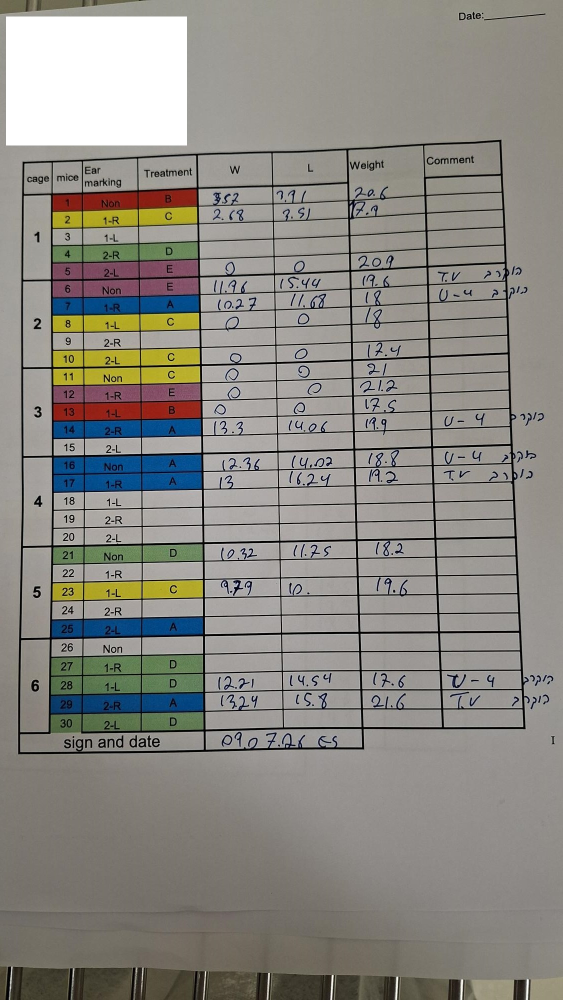
#> input picture Project mouse monitor OCR/sample_test/for_project_exam/20260709_154334.jpg, 1126 x 2000 px (shown at 1/2 size)
$ python -i image_loader.py   (imports and definitions only)
#> lines starting #> are read from the running program, lines starting #| are printed output that depends on the picture; after the words box and inside, x2 and y2 are one past the last pixel; in counts of white or black regions, pixels touching at a corner belong together
"""Save Streamlit uploads and prepare images for later OCR stages."""

from dataclasses import dataclass
import hashlib
from io import BytesIO
from pathlib import Path
import re
from typing import Any
import unicodedata

import cv2
import numpy as np
from PIL import Image, ImageOps, UnidentifiedImageError

from .config import PROJECT_ROOT


# [1 line that did not run here, left out]
SUPPORTED_EXTENSIONS = {".jpg", ".jpeg", ".png", ".tif", ".tiff"}
MAX_UPLOAD_BYTES = 25 * 1024 * 1024
MAX_IMAGE_PIXELS = 40_000_000
GROUP_PANEL_REDACTION_RIGHT_RATIO = 0.34
GROUP_PANEL_REDACTION_BOTTOM_RATIO = 0.30
MAX_GROUP_PANEL_BOTTOM_RATIO = 0.22


@dataclass(frozen=True)
class ImageMetadata:
    """Describe a saved and decoded source image."""

    source_name: str
    safe_filename: str
    saved_path: Path
    width: int
    height: int
    channels: int
    dtype: str
    file_size_bytes: int
    sha256: str


@dataclass(frozen=True)
class PreprocessedImage:
    """Hold the consistent source image and each basic preprocessing stage."""

    metadata: ImageMetadata
    original_bgr: np.ndarray
    grayscale: np.ndarray
    contrast_enhanced: np.ndarray
    thresholded: np.ndarray
    deskewed: np.ndarray
    perspective_corrected: np.ndarray


# [9 lines that did not run here, left out]


# [64 lines that did not run here, left out]


def load_image(path: Path | str) -> np.ndarray:
    """Decode an image with OpenCV and normalize it to uint8 three-channel BGR."""
    image_path = Path(path)
    if not image_path.is_file():
        raise FileNotFoundError(f"Image not found: {image_path.resolve()}")
    return _decode_image_bytes(image_path.read_bytes(), str(image_path))


def _decode_image_bytes(content: bytes, source_name: str) -> np.ndarray:
    """Decode image bytes with EXIF-aware orientation handling."""
    try:
        with Image.open(BytesIO(content)) as pil_image:
            oriented = ImageOps.exif_transpose(pil_image)
            if oriented.width * oriented.height > MAX_IMAGE_PIXELS:
                raise ValueError(
                    f"Decoded image exceeds the {MAX_IMAGE_PIXELS:,}-pixel safety limit: {source_name}"
                )
            rgb = oriented.convert("RGB")
            image = cv2.cvtColor(np.array(rgb), cv2.COLOR_RGB2BGR)
            return np.ascontiguousarray(image)
    except (UnidentifiedImageError, OSError) as exc:
        raise ValueError(f"OpenCV could not decode image: {source_name}") from exc


def _encode_image_bytes(image_bgr: np.ndarray, extension: str, source_name: str) -> bytes:
    """Encode a normalized BGR image for local redacted storage."""
    encoded_extension = ".jpg" if extension == ".jpeg" else extension
    success, encoded = cv2.imencode(encoded_extension, image_bgr)
    if not success:
        raise OSError(f"OpenCV could not encode image: {source_name}")
    return encoded.tobytes()


def _redact_group_panel(image_bgr: np.ndarray) -> np.ndarray:
    """Mask the upper-left group-name panel before any local file is persisted."""
    redacted = image_bgr.copy()
    height, width = redacted.shape[:2]
    search_window = redacted[
        : max(1, round(height * GROUP_PANEL_REDACTION_BOTTOM_RATIO)),
        : max(1, round(width * GROUP_PANEL_REDACTION_RIGHT_RATIO)),
    ]
    x2 = _leading_activity_extent(_activity_flags(search_window, axis=1))
    y2 = _leading_activity_extent(_activity_flags(search_window, axis=0))
    if x2 is None or y2 is None:
        return redacted
    cap_y = _group_panel_bottom_cap(redacted)
    if cap_y is not None:
        y2 = min(y2, cap_y)
    else:
        y2 = min(y2, max(1, round(height * MAX_GROUP_PANEL_BOTTOM_RATIO)))
    redacted[:y2, :x2] = 255
    return redacted


def _activity_flags(window_bgr: np.ndarray, *, axis: int) -> np.ndarray:
    """Detect dark content density across rows or columns in the top-left legend window."""
    gray = cv2.cvtColor(window_bgr, cv2.COLOR_BGR2GRAY)
    mask = gray < 235
    if axis == 0:
        minimum = max(2, round(window_bgr.shape[1] * 0.04))
        return np.count_nonzero(mask, axis=1) >= minimum
    if axis == 1:
        minimum = max(2, round(window_bgr.shape[0] * 0.04))
        return np.count_nonzero(mask, axis=0) >= minimum
    raise ValueError("axis must be 0 (rows) or 1 (columns).")


def _leading_activity_extent(flags: np.ndarray) -> int | None:
    """Keep only the first occupied block so redaction stops before the main table."""
    started = False
    last_active = -1
    gap = 0
    max_gap = max(3, len(flags) // 35)
    for index, active in enumerate(flags):
        if bool(active):
            started = True
            last_active = index
            gap = 0
            continue
        if not started:
            continue
        gap += 1
        if gap > max_gap:
            break
    if not started or last_active < 0:
        return None
    return last_active + 1


def _first_table_header_line_y(image_bgr: np.ndarray) -> int | None:
    """Detect the first long horizontal table line so redaction stops above the grid."""
    gray = cv2.cvtColor(image_bgr, cv2.COLOR_BGR2GRAY)
    binary = cv2.adaptiveThreshold(
        gray,
        255,
        cv2.ADAPTIVE_THRESH_GAUSSIAN_C,
        cv2.THRESH_BINARY_INV,
        31,
        15,
    )
    height, width = binary.shape
    search_top = max(1, round(height * 0.08))
    search_bottom = max(search_top + 1, round(height * 0.45))
    roi = binary[search_top:search_bottom, :]
    if roi.size == 0:
        return None
    horizontal = cv2.morphologyEx(
        roi,
        cv2.MORPH_OPEN,
        cv2.getStructuringElement(cv2.MORPH_RECT, (max(25, width // 5), 1)),
    )
    counts = np.count_nonzero(horizontal, axis=1)
    threshold = max(20, round(width * 0.30))
    indices = np.flatnonzero(counts >= threshold)
    if indices.size == 0:
        return None
    groups = np.split(indices, np.where(np.diff(indices) > 2)[0] + 1)
    first_group = groups[0]
    return search_top + int(round(float(first_group[0] + first_group[-1]) / 2.0))


def _group_panel_bottom_cap(image_bgr: np.ndarray) -> int | None:
    """Return a safe bottom edge for redaction based on detected table start."""
    height = image_bgr.shape[0]
    table_top = _table_bbox_top(image_bgr)
    if table_top is not None:
        return max(1, table_top - max(8, height // 80))
    header_line = _first_table_header_line_y(image_bgr)
    if header_line is not None:
        return max(1, header_line - max(8, height // 80))
    return None


def _table_bbox_top(image_bgr: np.ndarray) -> int | None:
    """Reuse table detection when a strong grid is visible in the phone photo."""
    try:
        from .table_detection import detect_table_bbox
    except Exception:
        return None
    try:
        table_bbox, method = detect_table_bbox(image_bgr)
    except Exception:
        return None
    if method != "detected_grid":
        return None
    return int(table_bbox.y)


def to_grayscale(image_bgr: np.ndarray) -> np.ndarray:
    """Convert a consistent BGR source image to an eight-bit grayscale image."""
    if image_bgr.ndim != 3 or image_bgr.shape[2] != 3:
        raise ValueError("to_grayscale expects a three-channel BGR image.")
    return cv2.cvtColor(image_bgr, cv2.COLOR_BGR2GRAY)


def enhance_contrast(grayscale: np.ndarray) -> np.ndarray:
    """Improve local contrast with CLAHE while limiting noise amplification."""
    if grayscale.ndim != 2:
        raise ValueError("enhance_contrast expects a grayscale image.")
    clahe = cv2.createCLAHE(clipLimit=2.0, tileGridSize=(8, 8))
    return clahe.apply(_to_uint8(grayscale))


def apply_threshold(grayscale: np.ndarray) -> np.ndarray:
    """Create a binary image using automatic Otsu threshold selection."""
    if grayscale.ndim != 2:
        raise ValueError("apply_threshold expects a grayscale image.")
    _, thresholded = cv2.threshold(
        _to_uint8(grayscale), 0, 255, cv2.THRESH_BINARY + cv2.THRESH_OTSU
    )
    return thresholded


def deskew(image: np.ndarray, *, skew_angle: float | None = None) -> np.ndarray:
    """Rotate a thresholded page gently back toward horizontal grid/text lines."""
    if image.ndim != 2:
        raise ValueError("deskew expects a grayscale or binary image.")
    source = _to_uint8(image)
    angle = estimate_skew_angle(source) if skew_angle is None else float(skew_angle)
    if abs(angle) < 0.3:
        return source.copy()
    rotated = _rotate_image(source, angle)
    _, thresholded = cv2.threshold(rotated, 127, 255, cv2.THRESH_BINARY)
    return thresholded


def correct_perspective(image: np.ndarray) -> np.ndarray:
    """Straighten a phone photo when a large page/table quadrilateral is visible."""
    if not isinstance(image, np.ndarray) or image.size == 0:
        raise ValueError("correct_perspective expects a non-empty image.")

    source = _to_uint8(image)
    if source.ndim == 2:
        gray = source
    elif source.ndim == 3 and source.shape[2] == 3:
        gray = cv2.cvtColor(source, cv2.COLOR_BGR2GRAY)
    else:
        raise ValueError("correct_perspective expects grayscale or BGR image.")

    contour = _find_document_contour(gray)
    if contour is None:
        return source.copy()

    ordered = _order_corner_points(contour.reshape(4, 2).astype("float32"))
    top_left, top_right, bottom_right, bottom_left = ordered
    target_width = int(
        max(
            np.linalg.norm(bottom_right - bottom_left),
            np.linalg.norm(top_right - top_left),
        )
    )
    target_height = int(
        max(
            np.linalg.norm(top_right - bottom_right),
            np.linalg.norm(top_left - bottom_left),
        )
    )
    if target_width < 20 or target_height < 20:
        return source.copy()

    destination = np.array(
        [
            [0, 0],
            [target_width - 1, 0],
            [target_width - 1, target_height - 1],
            [0, target_height - 1],
        ],
        dtype="float32",
    )
    matrix = cv2.getPerspectiveTransform(ordered, destination)
    return cv2.warpPerspective(source, matrix, (target_width, target_height))


# [69 lines left out: functions estimate_skew_angle, find_images, _uploaded_bytes, _safe_filename, not called in this run]


def _to_uint8(image: np.ndarray) -> np.ndarray:
    """Normalize decoded integer or floating image data to OpenCV-friendly uint8."""
    if image.dtype == np.uint8:
        return np.ascontiguousarray(image)
    normalized = cv2.normalize(image, None, 0, 255, cv2.NORM_MINMAX)
    return np.ascontiguousarray(normalized.astype(np.uint8))


# [18 lines left out: function _rotate_image, not called in this run]


def _find_document_contour(grayscale: np.ndarray) -> np.ndarray | None:
    """Find the largest convex four-corner contour suitable for perspective warp."""
    blurred = cv2.GaussianBlur(grayscale, (5, 5), 0)
    edges = cv2.Canny(blurred, 50, 150)
    edges = cv2.morphologyEx(
        edges,
        cv2.MORPH_CLOSE,
        cv2.getStructuringElement(cv2.MORPH_RECT, (5, 5)),
        iterations=2,
    )
    contours, _ = cv2.findContours(edges, cv2.RETR_EXTERNAL, cv2.CHAIN_APPROX_SIMPLE)
    image_area = grayscale.shape[0] * grayscale.shape[1]
    for contour in sorted(contours, key=cv2.contourArea, reverse=True):
        area = cv2.contourArea(contour)
        if area < image_area * 0.20:
            continue
        perimeter = cv2.arcLength(contour, True)
        corners = cv2.approxPolyDP(contour, 0.02 * perimeter, True)
        if len(corners) == 4 and cv2.isContourConvex(corners):
            return corners
    return None


def _order_corner_points(points: np.ndarray) -> np.ndarray:
    """Return corner points ordered as top-left, top-right, bottom-right, bottom-left."""
    ordered = np.zeros((4, 2), dtype="float32")
    sums = points.sum(axis=1)
    differences = np.diff(points, axis=1).reshape(4)
    ordered[0] = points[np.argmin(sums)]
    ordered[2] = points[np.argmax(sums)]
    ordered[1] = points[np.argmin(differences)]
    ordered[3] = points[np.argmax(differences)]
    return ordered

>>> import cv2
>>> picture = cv2.imread('../sample_test/for_project_exam/20260709_154334.jpg', cv2.IMREAD_GRAYSCALE)
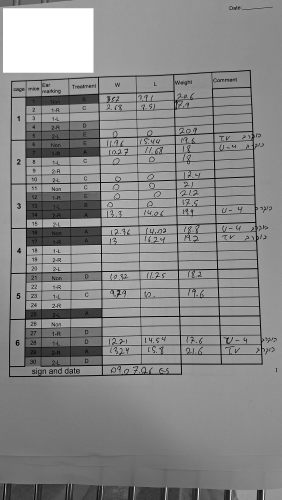
#> picture: shape (2000, 1126) (shown at 1/4 size); min 0, max 255, mean 137
>>> result = correct_perspective(picture)
#> in _find_document_contour, `edges = cv2.Canny(blurred, 50, 150)`:
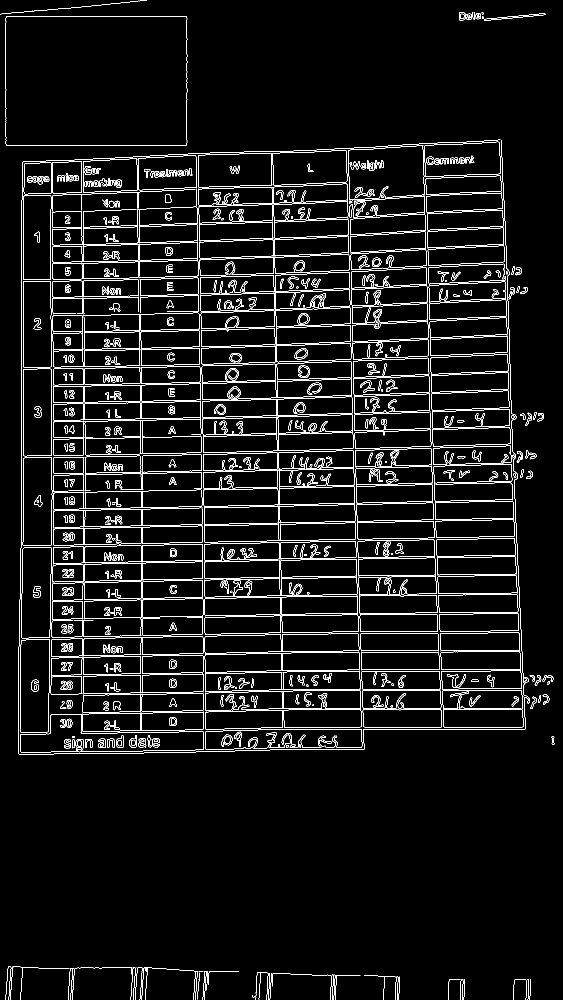
#> edges: shape (2000, 1126) (shown at 1/2 size); 5.1% white in thin lines or dots
#> in _find_document_contour, `edges = cv2.morphologyEx( edges, cv2.MORPH_CLOSE, cv2.getStructuringEl..`:
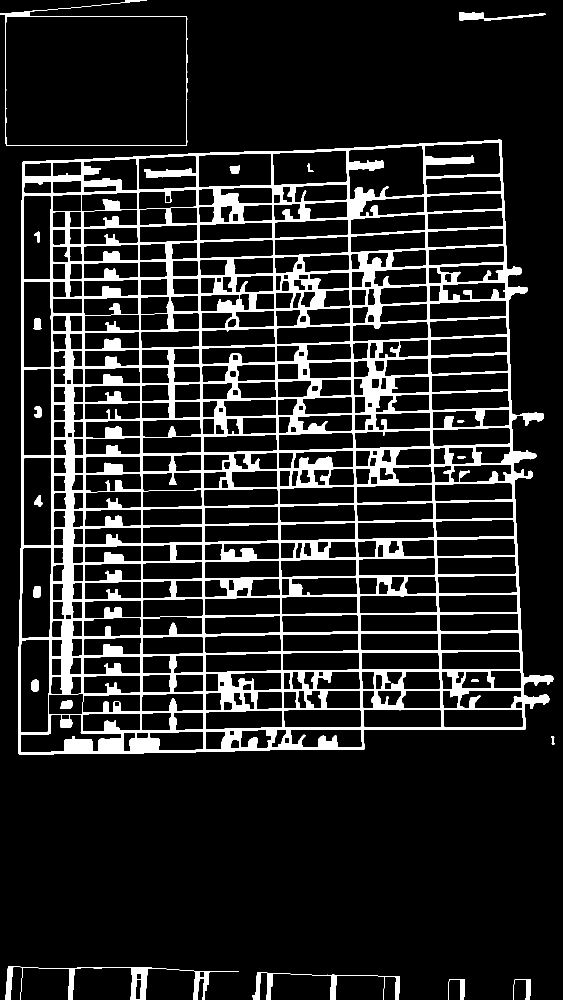
#> edges: shape (2000, 1126) (shown at 1/2 size); 12.8% white; 20 white regions
#> in _find_document_contour, `contours, _ = cv2.findContours(edges, cv2.RETR_EXTERNAL, cv2.CHAIN_APP..`: contours = 8 contours; box (x1, y1, x2, y2) and area: (36, 279, 1107, 1509) 1173375, (0, 0, 375, 292) 94088, (11, 1933, 477, 2000) 4090, (504, 1945, 800, 2000) 1696, (918, 24, 1091, 42) 954, (1026, 1958, 1062, 2000) 325, (896, 1958, 930, 2000) 314, (1102, 1472, 1110, 1489) 58
#> the loop in _find_document_contour, `for contour in sorted(contours, key=cv2.contourArea, reverse=True):` made 1 pass
#> (area, perimeter, corners) on pass 1: (1173375, 5187.9, [[1002, 280], [45, 324], [36, 1507], [1097, 1403]])
#> in correct_perspective, `contour = _find_document_contour(gray)`: contour = [[1002, 280], [45, 324], [36, 1507], [1097, 1403]]
#> in _order_corner_points, `sums = points.sum(axis=1)`: sums = [1282, 369, 1543, 2500]
#> in _order_corner_points, `differences = np.diff(points, axis=1).reshape(4)`: differences = [-722, 279, 1471, 306]
#> in correct_perspective, `ordered = _order_corner_points(contour.reshape(4, 2).astype("float32"))`: ordered = [[45, 324], [1002, 280], [1097, 1403], [36, 1507]]
#> in correct_perspective, `top_left, top_right, bottom_right, bottom_left = ordered`: top_left = [45, 324]; top_right = [1002, 280]; bottom_right = [1097, 1403]; bottom_left = [36, 1507]
#> in correct_perspective, `target_width = int( max( np.linalg.norm(bottom_right - bottom_left), n..`: target_width = 1066
#> in correct_perspective, `target_height = int( max( np.linalg.norm(top_right - bottom_right), np..`: target_height = 1183
#> in correct_perspective, `destination = np.array( [ [0, 0], [target_width - 1, 0], [target_width..`: destination = [[0, 0], [1065, 0], [1065, 1182], [0, 1182]]
#> in correct_perspective, `matrix = cv2.getPerspectiveTransform(ordered, destination)`: matrix = [[1.1, 0.00836, -52.14], [0.0527, 1.15, -373.8], [-4.08e-05, 9.85e-05, 1]]
#> in correct_perspective, `return cv2.warpPerspective(source, matrix, (target_width, target_heigh..`:
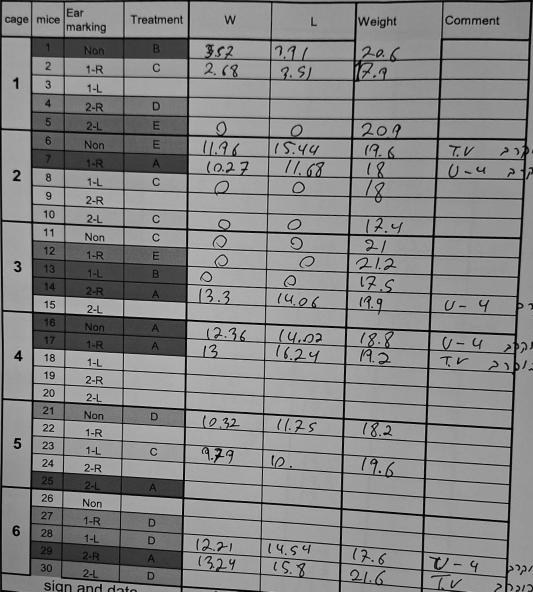
#> returned value: shape (1183, 1066) (shown at 1/2 size); min 0, max 230, mean 132.5

$ run again, on Project mouse monitor OCR/sample_test/for_project_exam/20260709_154347.jpg
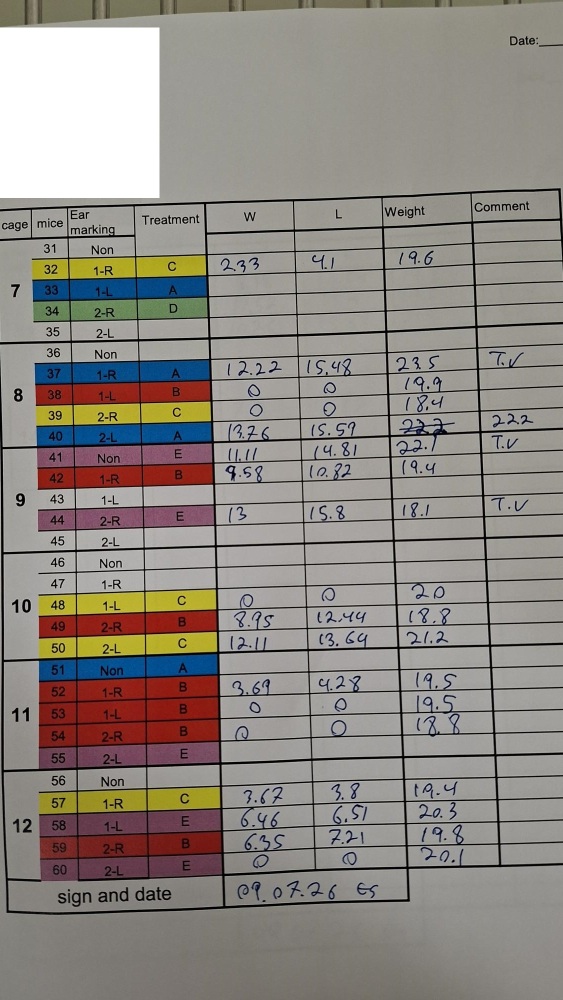
#> input picture Project mouse monitor OCR/sample_test/for_project_exam/20260709_154347.jpg, 1126 x 2000 px (shown at 1/2 size)
#> in _find_document_contour, `edges = cv2.morphologyEx( edges, cv2.MORPH_CLOSE, cv2.getStructuringEl..`:
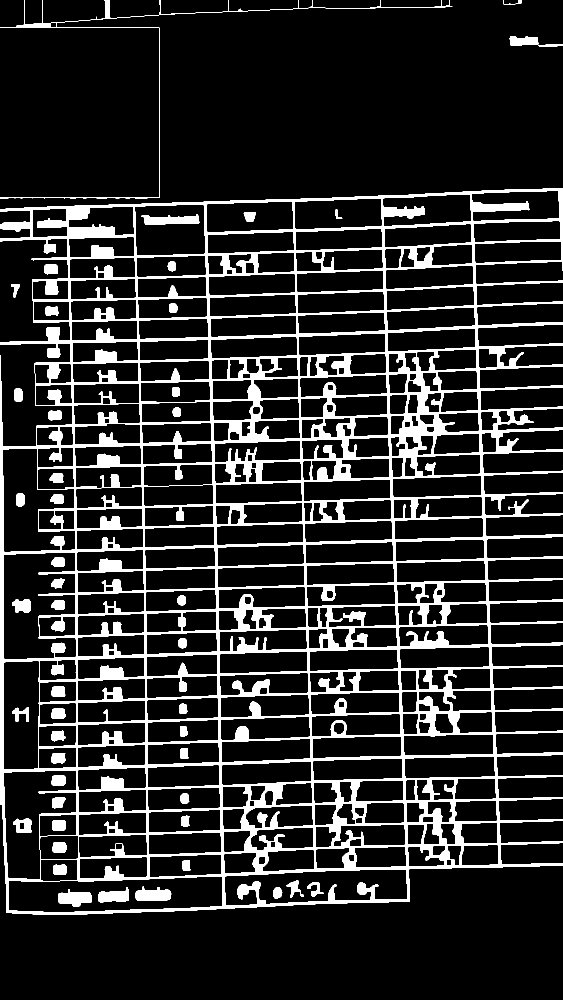
#> edges: shape (2000, 1126) (shown at 1/2 size); 14.4% white; 49 white regions
#> contours = 9 contours; largest, box (x1, y1, x2, y2) and area: (0, 376, 1126, 1830) 1367580, (0, 0, 905, 397) 1354, (1019, 72, 1077, 91) 816, (89, 529, 115, 549) 446, (97, 821, 124, 841) 444
#> the loop in _find_document_contour, `for contour in sorted(contours, key=cv2.contourArea, reverse=True):` made 1 pass
#> (area, perimeter, corners) on pass 1: (1367580.5, 15676.5, [[1125, 377], [0, 418], [13, 1825], [1125, 1730]])
#> contour = [[1125, 377], [0, 418], [13, 1825], [1125, 1730]]
#> sums = [1502, 418, 1838, 2855]
#> differences = [-748, 418, 1812, 605]
#> ordered = [[0, 418], [1125, 377], [1125, 1730], [13, 1825]]
#> top_left = [0, 418]; top_right = [1125, 377]; bottom_right = [1125, 1730]; bottom_left = [13, 1825]
#> target_width = 1125
#> target_height = 1407
#> destination = [[0, 0], [1124, 0], [1124, 1406], [0, 1406]]
#> matrix = [[0.957, -0.00884, 3.69], [0.0359, 0.984, -411.4], [-3.5e-05, -7.86e-06, 1]]
#> in correct_perspective, `return cv2.warpPerspective(source, matrix, (target_width, target_heigh..`:
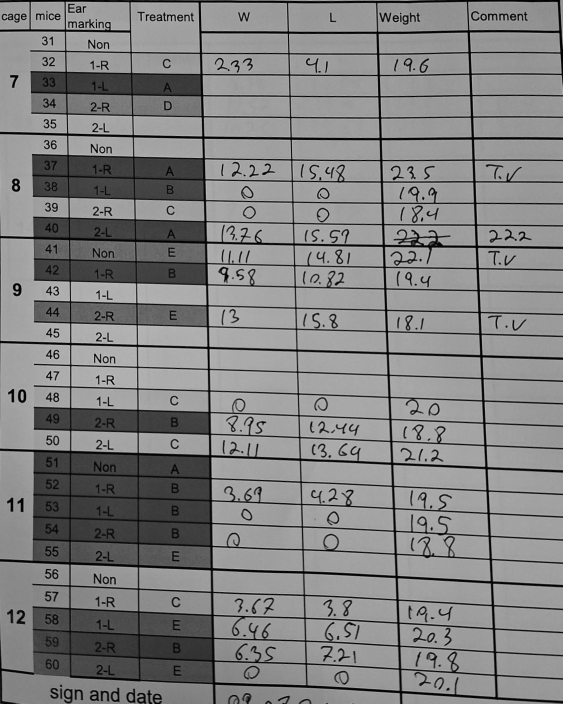
#> returned value: shape (1407, 1125) (shown at 1/2 size); min 0, max 212, mean 130.3
